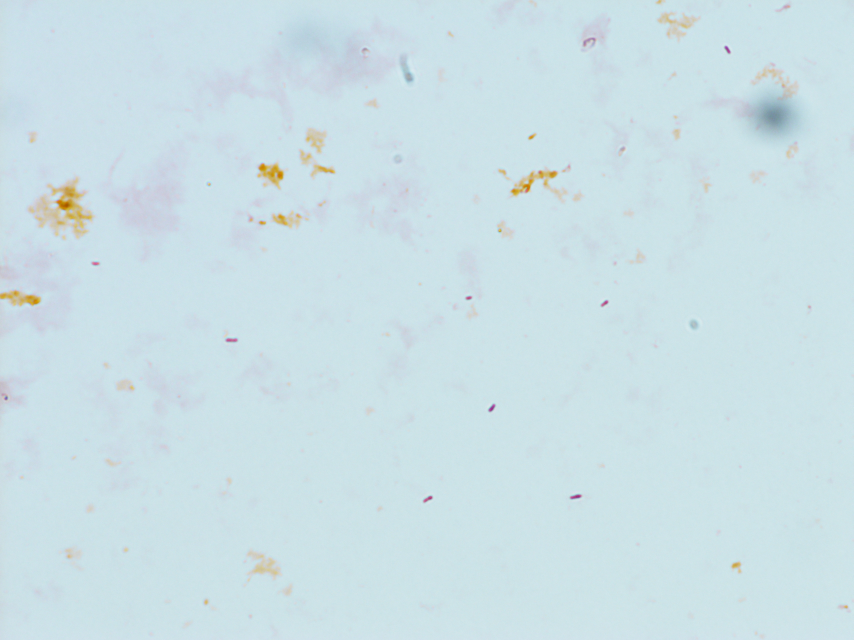
#> input picture data/Mar2/5_90002.JPG, 2560 x 1920 px, given in place of 5_90001.JPG, which was not available (shown at 1/3 size)
$ python mser_gen_sample.py
#> lines starting #> are read from the running program, lines starting #| are printed output that depends on the picture
import cv2
import time

t = time.clock()
mser = cv2.MSER_create()
mser.setPass2Only(True) # Pass2Only: only use the inverted image for detecting MSER
for i in range(1,32):
    img = cv2.imread('/home/bingbin/bacteria/data/Mar2/5_900{:02d}.JPG'.format(i))
#> img is the input picture: shape (1920, 2560, 3); mean B, G, R 230.2, 224.3, 203.4
    gray = cv2.cvtColor(img, cv2.COLOR_BGR2GRAY) # Notice the order of the color channels
    white = gray.copy()
    white.fill(255)
#> white: shape (1920, 2560); every value is 255
    gray_inverted = white - gray # Invert the image s.t. Pass2Only will give the dark regions as desired
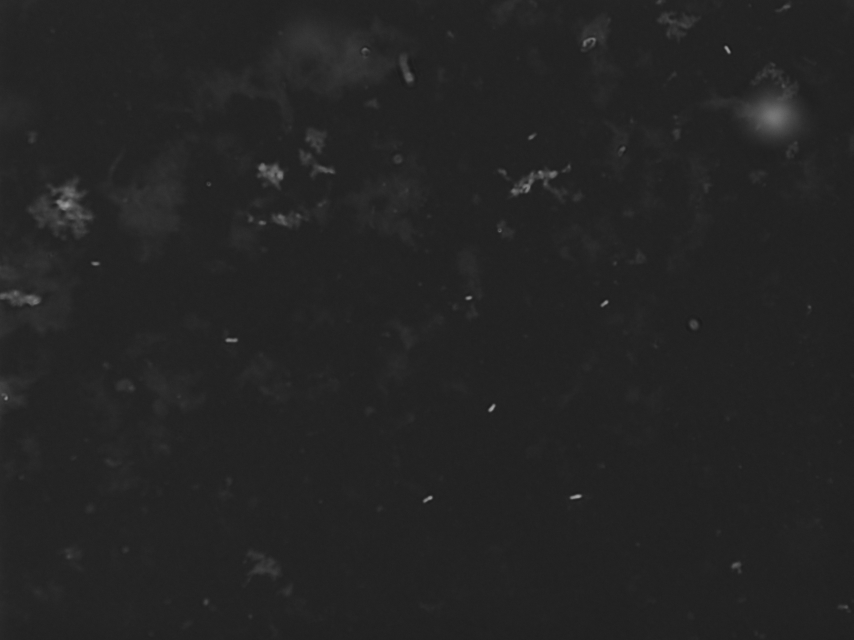
#> gray_inverted: shape (1920, 2560) (shown at 1/3 size); min 25, max 175, mean 36.4
#> (the run stopped early here; a loop or call above may not have finished)

$ run again, on data/Mar2/5_90010.JPG
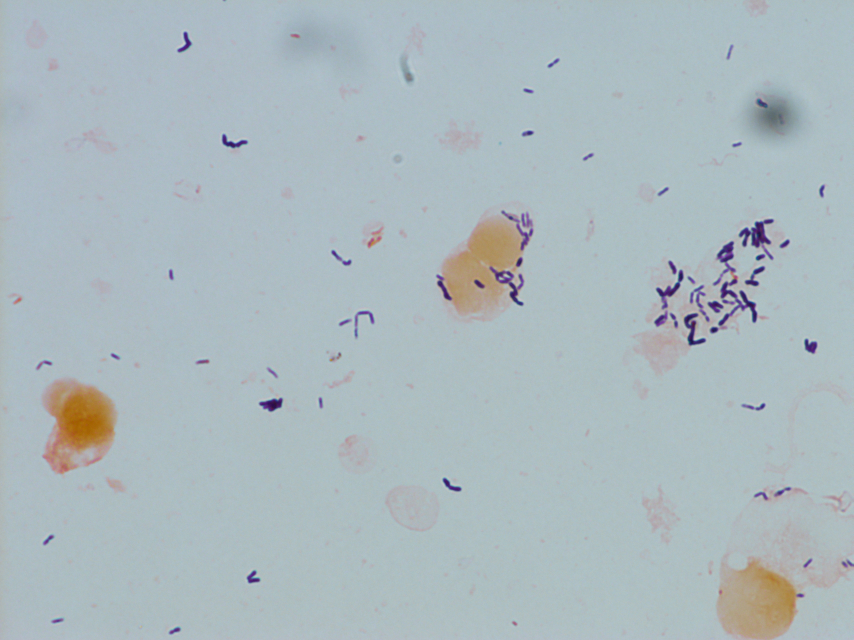
#> input picture data/Mar2/5_90010.JPG, 2560 x 1920 px, given in place of 5_90001.JPG, which was not available (shown at 1/3 size)
#> img is the input picture: shape (1920, 2560, 3); mean B, G, R 190.7, 185.7, 172
#> `gray = cv2.cvtColor(img, cv2.COLOR_BGR2GRAY)`:
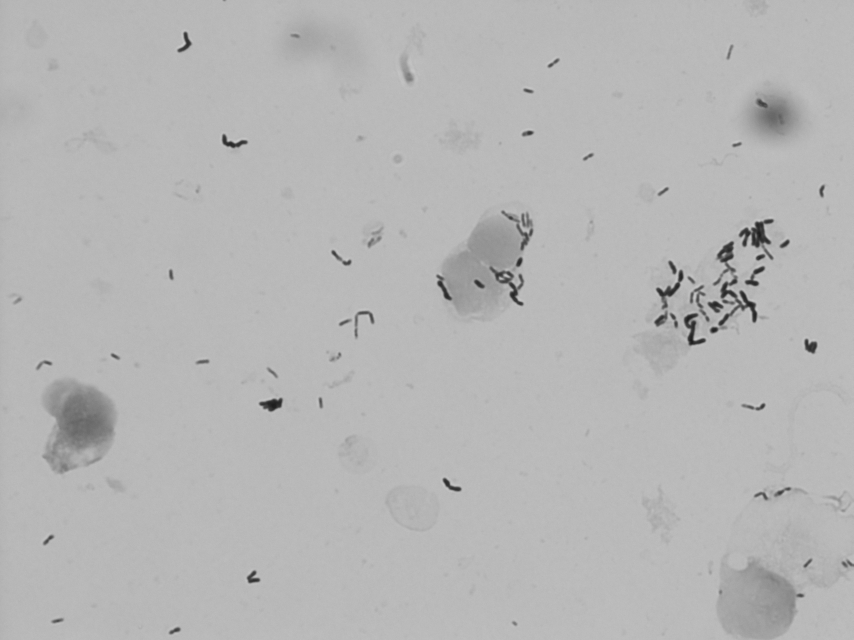
#> gray: shape (1920, 2560) (shown at 1/3 size); min 25, max 207, mean 182.2
#> white: shape (1920, 2560); every value is 255
#> `gray_inverted = white - gray`:
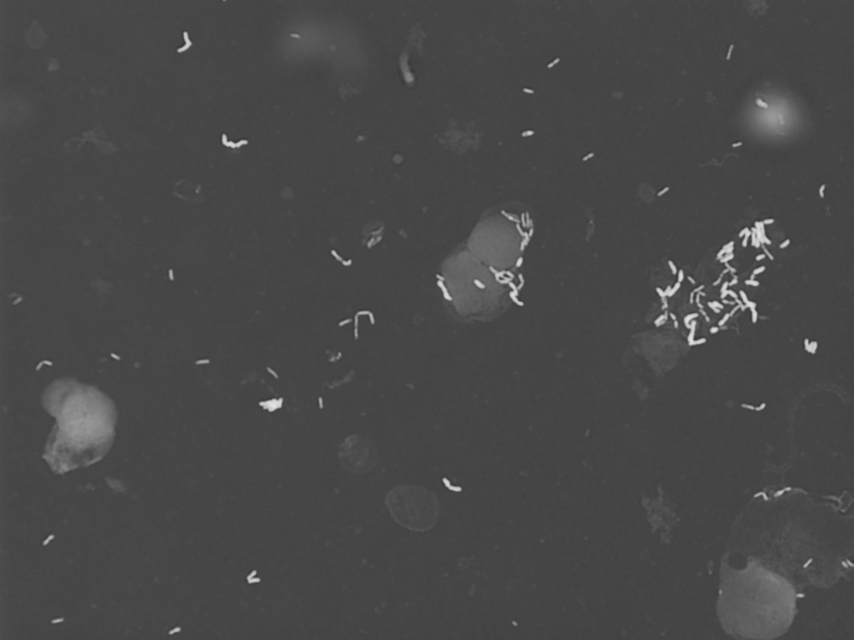
#> gray_inverted: shape (1920, 2560) (shown at 1/3 size); min 48, max 230, mean 72.8

$ run again, on data/Mar2/5_90011.JPG
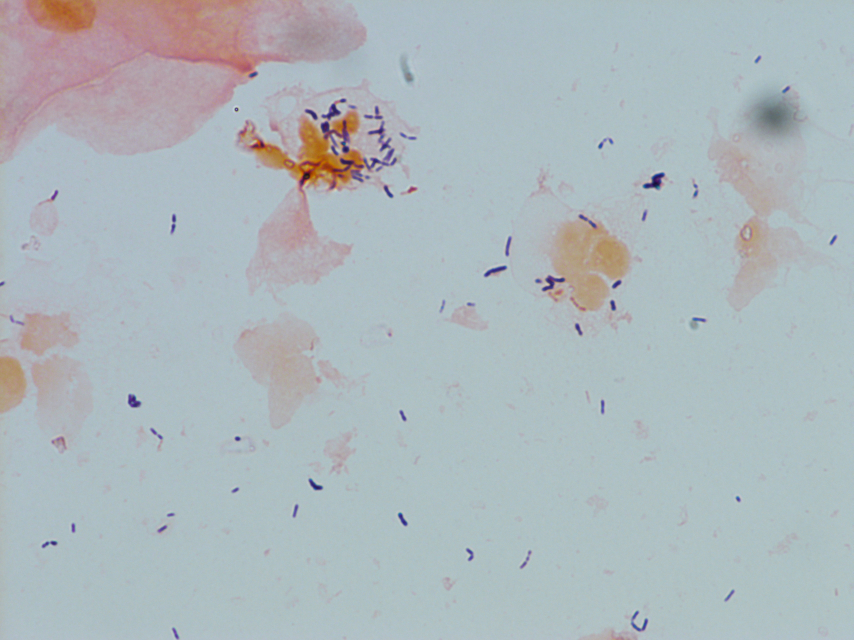
#> input picture data/Mar2/5_90011.JPG, 2560 x 1920 px, given in place of 5_90001.JPG, which was not available (shown at 1/3 size)
#> img is the input picture: shape (1920, 2560, 3); mean B, G, R 188.6, 184.1, 173.9
#> `gray = cv2.cvtColor(img, cv2.COLOR_BGR2GRAY)`:
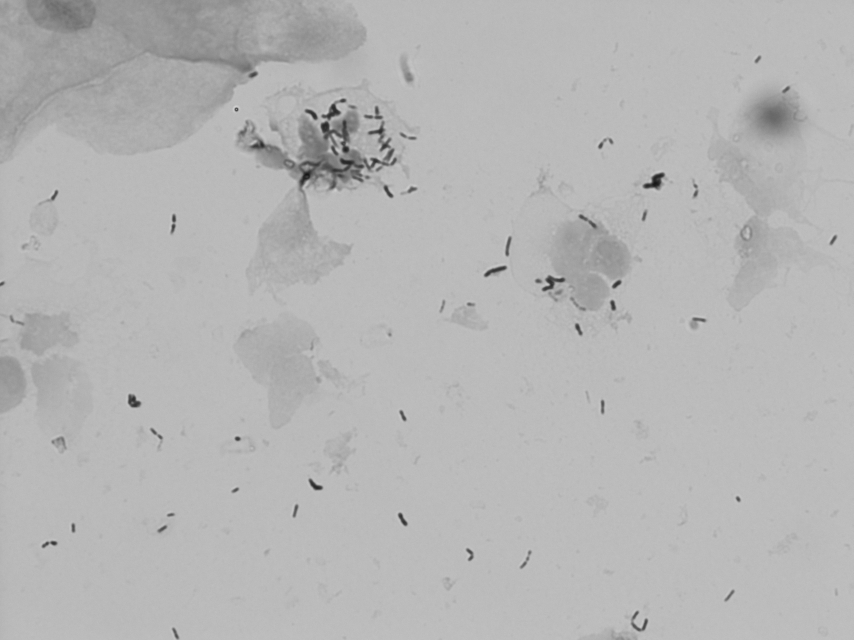
#> gray: shape (1920, 2560) (shown at 1/3 size); min 17, max 212, mean 181.6
#> white: shape (1920, 2560); every value is 255
#> `gray_inverted = white - gray`:
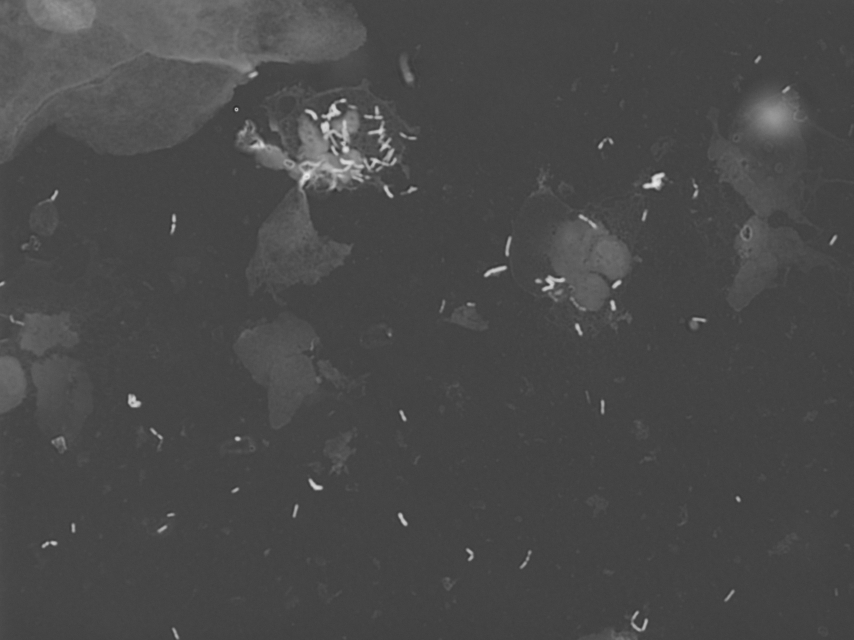
#> gray_inverted: shape (1920, 2560) (shown at 1/3 size); min 43, max 238, mean 73.4

$ run again, on data/Mar2/5_90012.JPG
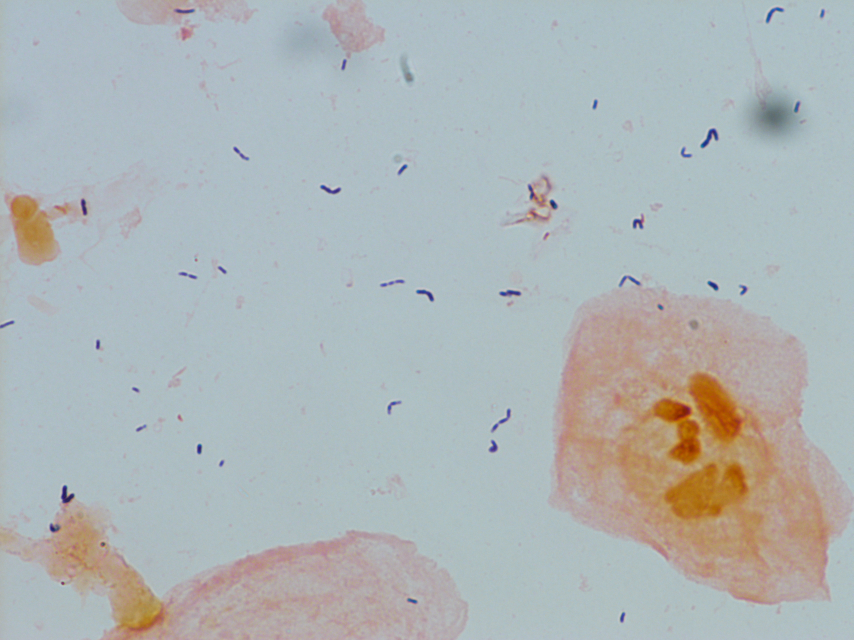
#> input picture data/Mar2/5_90012.JPG, 2560 x 1920 px, given in place of 5_90001.JPG, which was not available (shown at 1/3 size)
#> img is the input picture: shape (1920, 2560, 3); mean B, G, R 182.5, 181.5, 174.7
#> `gray = cv2.cvtColor(img, cv2.COLOR_BGR2GRAY)`:
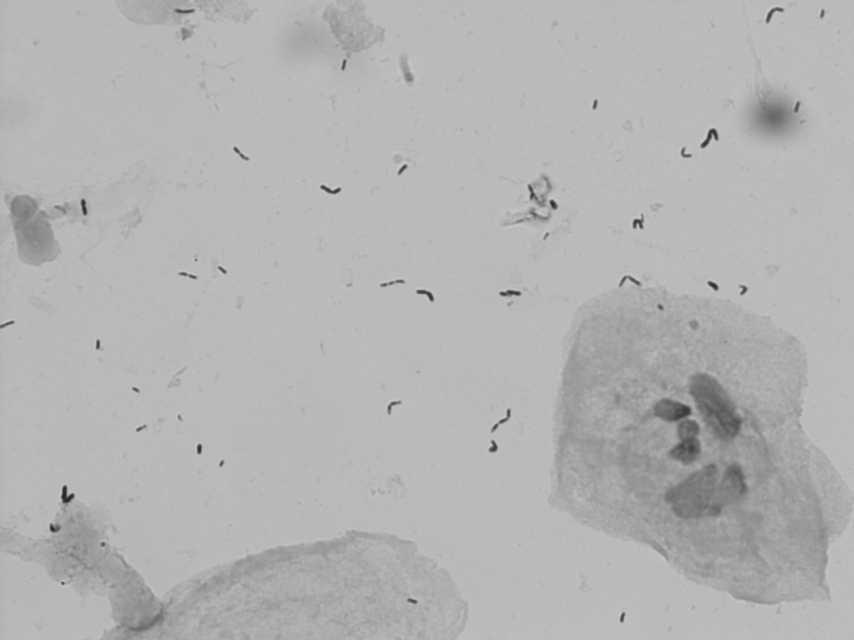
#> gray: shape (1920, 2560) (shown at 1/3 size); min 35, max 208, mean 179.6
#> white: shape (1920, 2560); every value is 255
#> `gray_inverted = white - gray`:
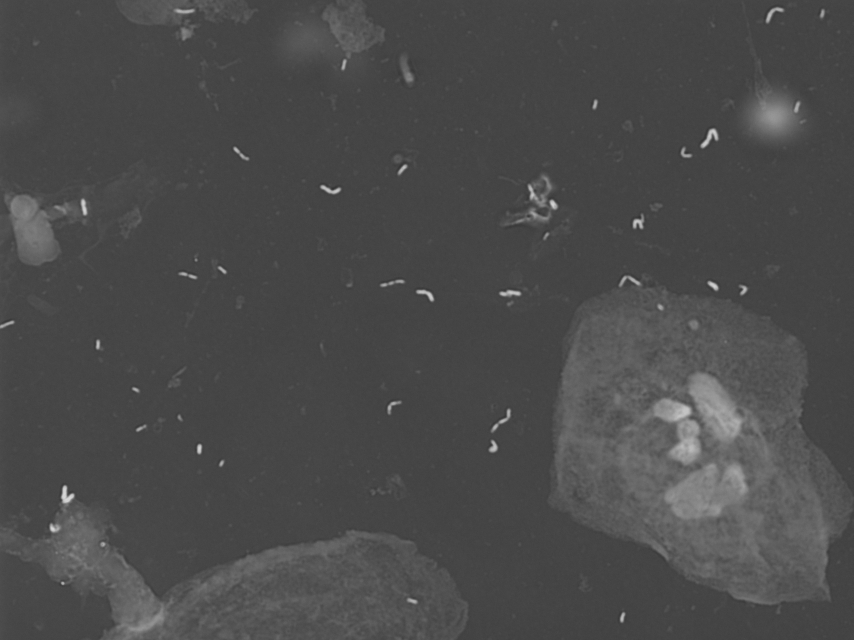
#> gray_inverted: shape (1920, 2560) (shown at 1/3 size); min 47, max 220, mean 75.4
